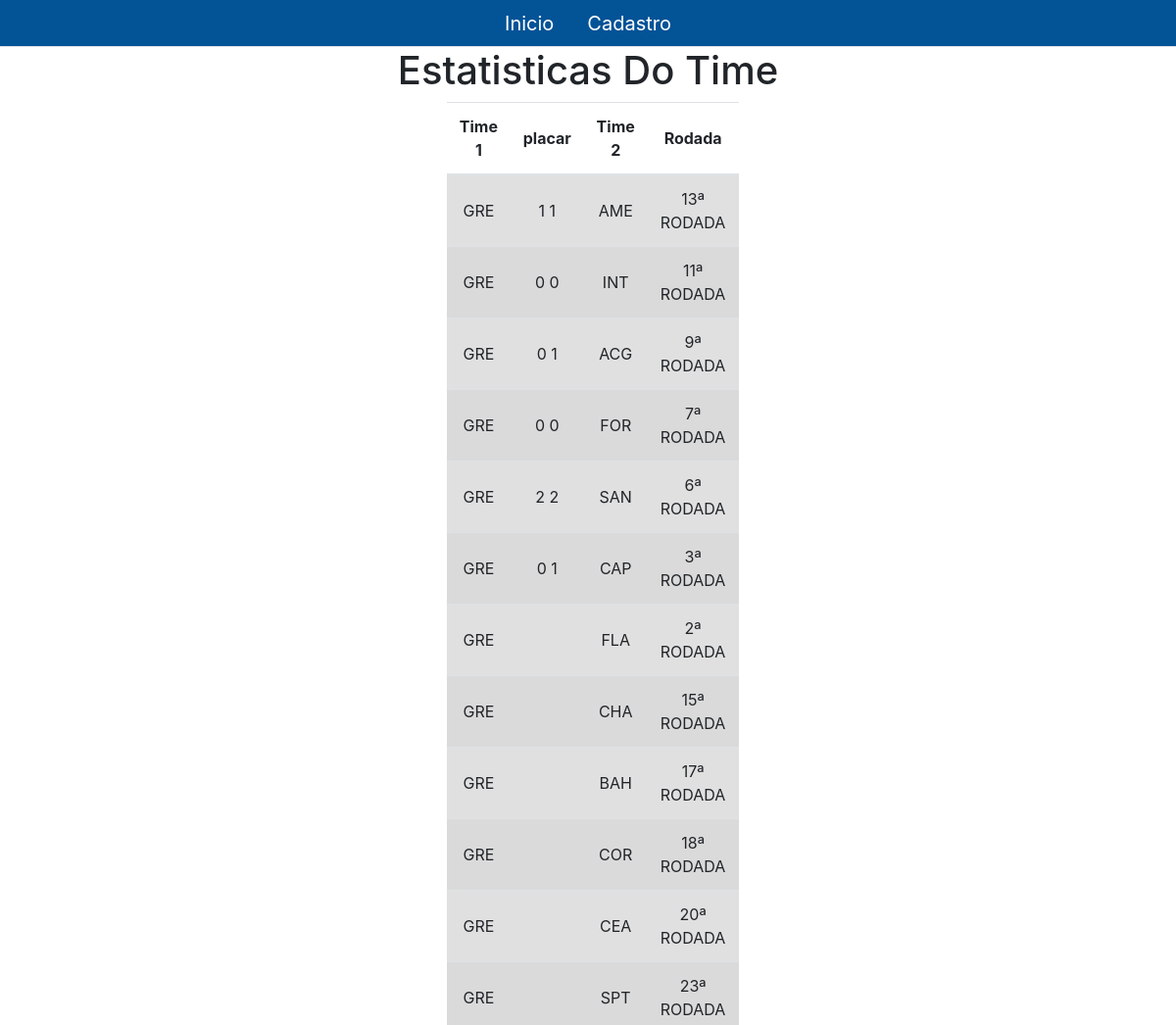
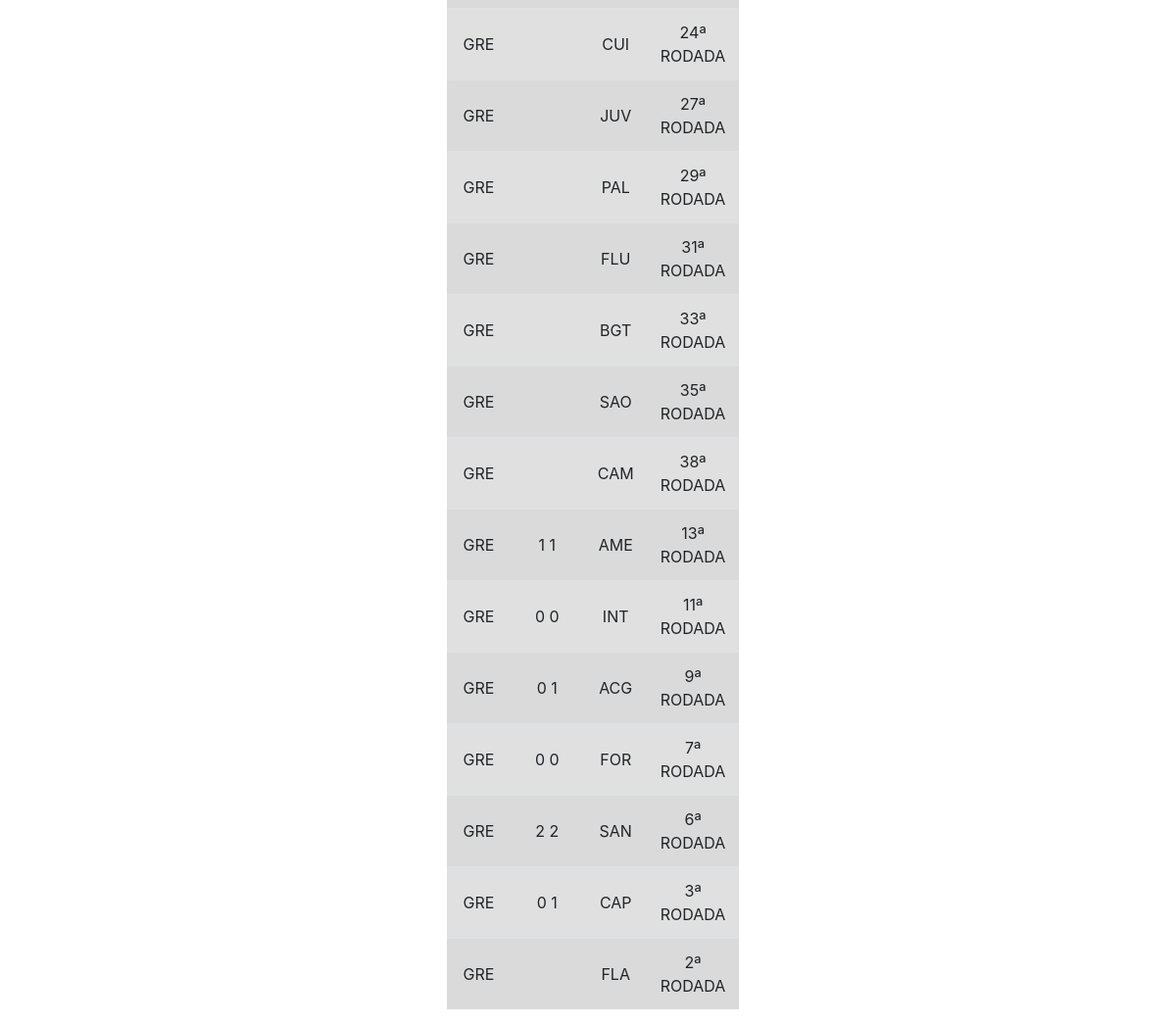
The app's page /estatisticas/GRE with its own data (2 pictures, top to bottom).
### app/models.py (models this page shows)
class jogos(models.Model):
    timeA  = models.CharField('timeA',max_length=10)
    timeB = models.CharField('timeB',max_length=10)
    placar = models.CharField('placar',max_length=10)
    rodada = models.CharField('rodada',max_length=20)
    Serie = models.CharField('serie',max_length=5)

### app/views.py (the view)
# urls.py: path('estatisticas/<str:sigla>',estatisticas,name="estatisticas"),
def estatisticas(request,sigla):
    timea = jogos.objects.filter(timeA = sigla).exclude(timeB = sigla).order_by()
    context = {
        'timea':timea,
    }
    return render(request,'estatisticas.html',context)

### app/templates/estatisticas.html (shortened to what this page needs)
<!DOCTYPE html>
{% load static %}
<html lang="pt-br">
<head>
    <link rel="stylesheet" href="https://maxcdn.bootstrapcdn.com/bootstrap/4.0.0/css/bootstrap.min.css">
    <link href="{% static 'css/style.css' %}" rel="stylesheet">
</head>
<body>
  <nav>
    <ul class="nav nav-tabs justify-content-center">
      <li class="nav-item">
        <a class="nav-link disabled" href="/">Inicio</a>
      </li>
      <li class="nav-item">
        <a class="nav-link disabled" href="/cadastro">Cadastro</a>
      </li>
    </ul>
  </nav>
    <h1 style="text-align: center;">Estatisticas Do Time</h1>
    <div id="table-center">
        <table class="table table-striped">
            <Thead>
              <tr>
                <th>Time 1</th>
                <th>placar</th>
                <th>Time 2</th>
                <th>Rodada</th>
              </tr>
            </Thead>
            <tbody>
                {% for time in timea%}
                <tr class="table-active">
                  <td>{{time.timeA }}</td>
                  <td>{{time.placar }}</td>
                  <td>{{time.timeB }}</td>
                  <td>{{time.rodada}}</td>
                </tr>
              {% endfor%}
            </tbody>
          </table>
    </div>
</body>
</html>

### static/css/style.css (style rules this page uses)
table { width: 40% !important; justify-content: center !important; }
nav { background-color: #035397 !important; font-size: 20px; text-align: center !important; }
a { color: white !important; }
#table-center { margin-left: 38%; }
td { height: 50px; width: 50px; }
#table-center td { text-align: center; vertical-align: middle; }
#table-center th { text-align: center; vertical-align: middle; }

### records on screen
jogos: timeA "GRE", placar "1 1", timeB "AME", rodada "13ª RODADA"
jogos: timeA "GRE", placar "0 0", timeB "INT", rodada "11ª RODADA"
jogos: timeA "GRE", placar "0 1", timeB "ACG", rodada "9ª RODADA"
jogos: timeA "GRE", placar "0 0", timeB "FOR", rodada "7ª RODADA"
jogos: timeA "GRE", placar "2 2", timeB "SAN", rodada "6ª RODADA"
jogos: timeA "GRE", placar "0 1", timeB "CAP", rodada "3ª RODADA"
jogos: timeA "GRE", timeB "FLA", rodada "2ª RODADA"
jogos: timeA "GRE", timeB "CHA", rodada "15ª RODADA"
jogos: timeA "GRE", timeB "BAH", rodada "17ª RODADA"
jogos: timeA "GRE", timeB "COR", rodada "18ª RODADA"
jogos: timeA "GRE", timeB "CEA", rodada "20ª RODADA"
jogos: timeA "GRE", timeB "SPT", rodada "23ª RODADA"
jogos: timeA "GRE", timeB "CUI", rodada "24ª RODADA"
jogos: timeA "GRE", timeB "JUV", rodada "27ª RODADA"
jogos: timeA "GRE", timeB "PAL", rodada "29ª RODADA"
jogos: timeA "GRE", timeB "FLU", rodada "31ª RODADA"
jogos: timeA "GRE", timeB "BGT", rodada "33ª RODADA"
jogos: timeA "GRE", timeB "SAO", rodada "35ª RODADA"
jogos: timeA "GRE", timeB "CAM", rodada "38ª RODADA"
jogos: timeA "GRE", placar "1 1", timeB "AME", rodada "13ª RODADA"
jogos: timeA "GRE", placar "0 0", timeB "INT", rodada "11ª RODADA"
jogos: timeA "GRE", placar "0 1", timeB "ACG", rodada "9ª RODADA"
jogos: timeA "GRE", placar "0 0", timeB "FOR", rodada "7ª RODADA"
jogos: timeA "GRE", placar "2 2", timeB "SAN", rodada "6ª RODADA"
jogos: timeA "GRE", placar "0 1", timeB "CAP", rodada "3ª RODADA"
jogos: timeA "GRE", timeB "FLA", rodada "2ª RODADA"
